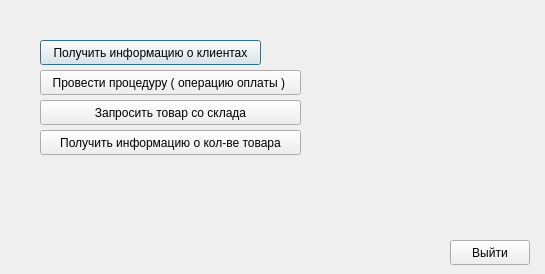
<?xml version="1.0" encoding="UTF-8"?>
<ui version="4.0">
 <class>workerWindow</class>
 <widget class="QDialog" name="workerWindow">
  <property name="geometry">
   <rect>
    <x>0</x>
    <y>0</y>
    <width>545</width>
    <height>274</height>
   </rect>
  </property>
  <property name="windowTitle">
   <string>Dialog</string>
  </property>
  <widget class="QPushButton" name="pushButton">
   <property name="geometry">
    <rect>
     <x>40</x>
     <y>40</y>
     <width>221</width>
     <height>25</height>
    </rect>
   </property>
   <property name="text">
    <string>Получить информацию о клиентах</string>
   </property>
  </widget>
  <widget class="QPushButton" name="pushButton_2">
   <property name="geometry">
    <rect>
     <x>40</x>
     <y>70</y>
     <width>261</width>
     <height>25</height>
    </rect>
   </property>
   <property name="text">
    <string>Провести процедуру ( операцию оплаты ) </string>
   </property>
  </widget>
  <widget class="QPushButton" name="pushButton_3">
   <property name="geometry">
    <rect>
     <x>40</x>
     <y>100</y>
     <width>261</width>
     <height>25</height>
    </rect>
   </property>
   <property name="text">
    <string>Запросить товар со склада</string>
   </property>
  </widget>
  <widget class="QPushButton" name="pushButton_4">
   <property name="geometry">
    <rect>
     <x>40</x>
     <y>130</y>
     <width>261</width>
     <height>25</height>
    </rect>
   </property>
   <property name="text">
    <string>Получить информацию о кол-ве товара</string>
   </property>
  </widget>
  <widget class="QPushButton" name="pushButton_Exit">
   <property name="geometry">
    <rect>
     <x>450</x>
     <y>240</y>
     <width>80</width>
     <height>25</height>
    </rect>
   </property>
   <property name="text">
    <string>Выйти</string>
   </property>
  </widget>
 </widget>
 <resources/>
 <connections/>
</ui>
